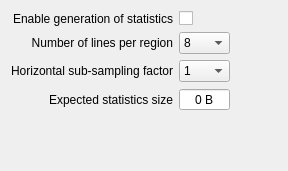
<?xml version="1.0" encoding="UTF-8"?>
<ui version="4.0">
 <class>ENS</class>
 <widget class="QWidget" name="ENS">
  <property name="geometry">
   <rect>
    <x>0</x>
    <y>0</y>
    <width>288</width>
    <height>171</height>
   </rect>
  </property>
  <property name="windowTitle">
   <string>ENS</string>
  </property>
  <layout class="QGridLayout" name="gridLayout">
   <item row="2" column="0">
    <widget class="QLabel" name="label_2">
     <property name="text">
      <string>Horizontal sub-sampling factor</string>
     </property>
     <property name="alignment">
      <set>Qt::AlignRight|Qt::AlignTrailing|Qt::AlignVCenter</set>
     </property>
    </widget>
   </item>
   <item row="3" column="0">
    <widget class="QLabel" name="label_3">
     <property name="text">
      <string>Expected statistics size</string>
     </property>
     <property name="alignment">
      <set>Qt::AlignRight|Qt::AlignTrailing|Qt::AlignVCenter</set>
     </property>
    </widget>
   </item>
   <item row="1" column="1">
    <widget class="QComboBox" name="linesPerRegion_lb">
     <item>
      <property name="text">
       <string>8</string>
      </property>
     </item>
     <item>
      <property name="text">
       <string>16</string>
      </property>
     </item>
     <item>
      <property name="text">
       <string>32</string>
      </property>
     </item>
     <item>
      <property name="text">
       <string>64</string>
      </property>
     </item>
     <item>
      <property name="text">
       <string>128</string>
      </property>
     </item>
     <item>
      <property name="text">
       <string>256</string>
      </property>
     </item>
    </widget>
   </item>
   <item row="2" column="1">
    <widget class="QComboBox" name="horizontalSubSampling_lb">
     <item>
      <property name="text">
       <string>1</string>
      </property>
     </item>
     <item>
      <property name="text">
       <string>2</string>
      </property>
     </item>
     <item>
      <property name="text">
       <string>4</string>
      </property>
     </item>
     <item>
      <property name="text">
       <string>8</string>
      </property>
     </item>
     <item>
      <property name="text">
       <string>16</string>
      </property>
     </item>
     <item>
      <property name="text">
       <string>32</string>
      </property>
     </item>
    </widget>
   </item>
   <item row="3" column="1">
    <widget class="QSpinBox" name="statisticsSize_sb">
     <property name="alignment">
      <set>Qt::AlignCenter</set>
     </property>
     <property name="readOnly">
      <bool>true</bool>
     </property>
     <property name="buttonSymbols">
      <enum>QAbstractSpinBox::NoButtons</enum>
     </property>
     <property name="suffix">
      <string> B</string>
     </property>
    </widget>
   </item>
   <item row="5" column="0" colspan="2">
    <spacer name="verticalSpacer">
     <property name="orientation">
      <enum>Qt::Vertical</enum>
     </property>
     <property name="sizeHint" stdset="0">
      <size>
       <width>20</width>
       <height>40</height>
      </size>
     </property>
    </spacer>
   </item>
   <item row="4" column="0">
    <spacer name="horizontalSpacer">
     <property name="orientation">
      <enum>Qt::Horizontal</enum>
     </property>
     <property name="sizeHint" stdset="0">
      <size>
       <width>40</width>
       <height>20</height>
      </size>
     </property>
    </spacer>
   </item>
   <item row="4" column="1">
    <spacer name="horizontalSpacer_2">
     <property name="orientation">
      <enum>Qt::Horizontal</enum>
     </property>
     <property name="sizeHint" stdset="0">
      <size>
       <width>40</width>
       <height>20</height>
      </size>
     </property>
    </spacer>
   </item>
   <item row="1" column="0">
    <widget class="QLabel" name="label">
     <property name="text">
      <string>Number of lines per region</string>
     </property>
     <property name="alignment">
      <set>Qt::AlignRight|Qt::AlignTrailing|Qt::AlignVCenter</set>
     </property>
    </widget>
   </item>
   <item row="0" column="1">
    <widget class="QCheckBox" name="enable_cb">
     <property name="layoutDirection">
      <enum>Qt::LeftToRight</enum>
     </property>
     <property name="text">
      <string/>
     </property>
    </widget>
   </item>
   <item row="0" column="0">
    <widget class="QLabel" name="label_4">
     <property name="text">
      <string>Enable generation of statistics</string>
     </property>
     <property name="alignment">
      <set>Qt::AlignRight|Qt::AlignTrailing|Qt::AlignVCenter</set>
     </property>
    </widget>
   </item>
   <item row="4" column="2">
    <spacer name="horizontalSpacer_3">
     <property name="orientation">
      <enum>Qt::Horizontal</enum>
     </property>
     <property name="sizeHint" stdset="0">
      <size>
       <width>40</width>
       <height>20</height>
      </size>
     </property>
    </spacer>
   </item>
  </layout>
 </widget>
 <tabstops>
  <tabstop>enable_cb</tabstop>
  <tabstop>linesPerRegion_lb</tabstop>
  <tabstop>horizontalSubSampling_lb</tabstop>
  <tabstop>statisticsSize_sb</tabstop>
 </tabstops>
 <resources/>
 <connections/>
</ui>
